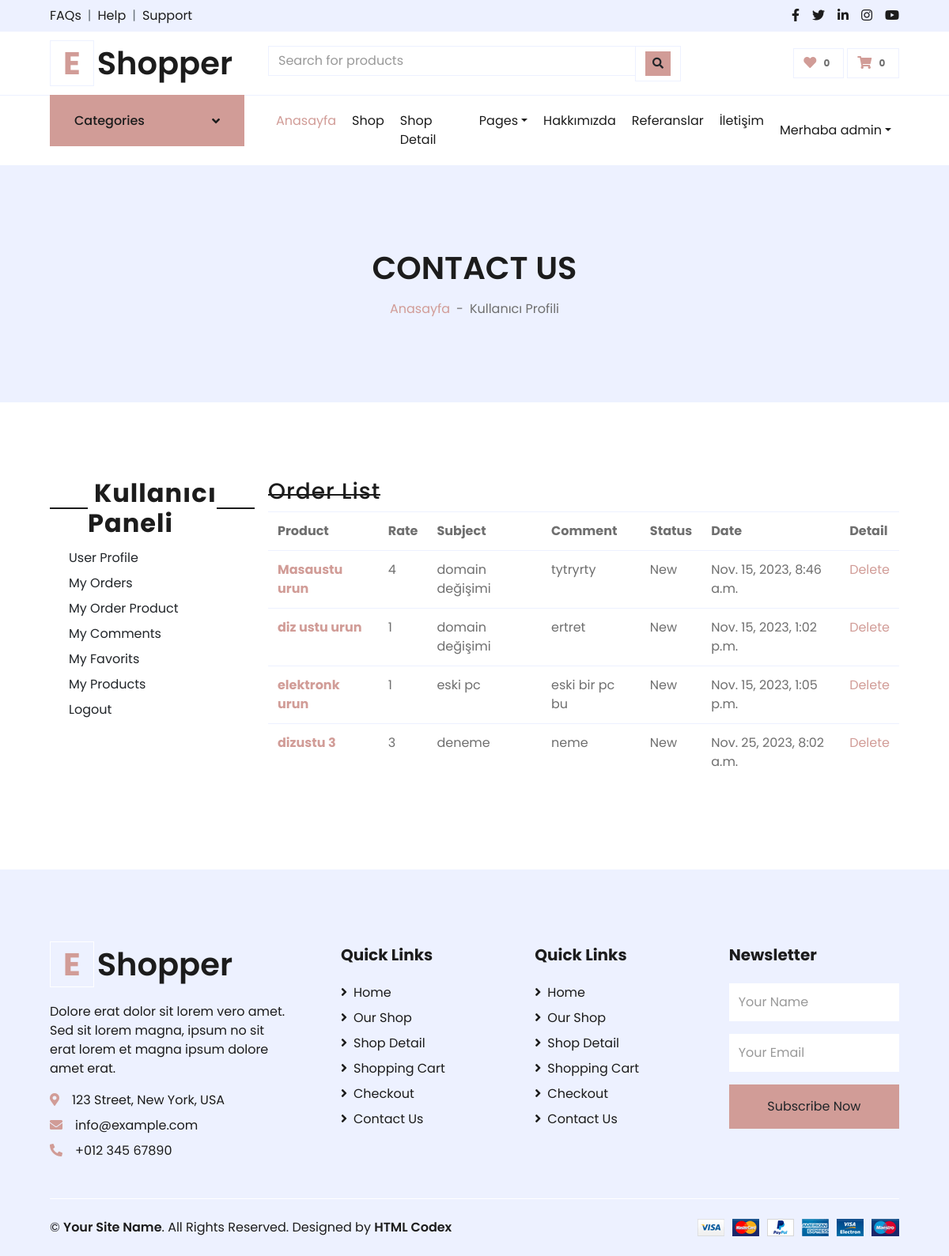
/user/comments/ (signed in), run on the app's committed database.
### product/models.py (models this page shows, shortened)
class Comment(models.Model):
    STATUS = (
        ('New', 'New'),
        ('True', 'True'),
        ('False', 'False'),
    )
    product = models.ForeignKey(Product, on_delete=models.CASCADE)
    user = models.ForeignKey(User, on_delete=models.CASCADE)
    subject = models.CharField(max_length=50, blank=True)
    comment = models.CharField(max_length=250, blank=True)
    rate = models.IntegerField(default=1)
    ip = models.CharField(max_length=20, blank=True)
    status = models.CharField(max_length=10, choices=STATUS, default='New')
    create_at = models.DateTimeField(auto_now_add=True)
    update_at = models.DateTimeField(auto_now=True)

class Product(models.Model):
    STATUS = (
        ('True', 'Evet'),
        ('False', 'Hayir'),
    )
    category = models.ForeignKey(Category, on_delete=models.CASCADE)  # many to one relation with Category
    title = models.CharField(max_length=150)
    keywords = models.CharField(blank=True, max_length=255)
    description = models.TextField(blank=True, max_length=255)
    image = models.ImageField(blank=True, upload_to='images/')
    price = models.FloatField()
    amount = models.IntegerField(default=0)
    detail = RichTextUploadingField()
    status = models.CharField(max_length=10, choices=STATUS, default='False')
    create_at = models.DateTimeField(auto_now_add=True)
    update_at = models.DateTimeField(auto_now=True)
    slug = models.SlugField(null=False, unique=True)
    user = models.ForeignKey(User, on_delete=models.CASCADE)
    def image_tag(self):
        return mark_safe('<img src="{}" height="50"/>'.format(self.image.url))
    image_tag.short_descripion = 'Image'

### user/views.py (the view)
# urls.py: path('comments/', views.user_comments, name='user_comments'),
@login_required(login_url='/login')
def user_comments(request):
    category = Category.objects.all()
    current_user = request.user
    comments = Comment.objects.filter(user_id=current_user.id)
    context = {
        'category': category,
        'comments': comments,
    }
    return render(request, 'user_comments.html', context)

### user/templates/user_comments.html (shortened to what this page needs)
{% extends 'homebase.html' %}
{% block sidebar %} {% include 'sidebar.html' %}  {% endblock %}
{% block body %}
    <div class="container-fluid bg-secondary mb-5">
        <div class="d-flex flex-column align-items-center justify-content-center" style="min-height: 300px">
            <h1 class="font-weight-semi-bold text-uppercase mb-3">Contact Us</h1>
            <div class="d-inline-flex">
                <p class="m-0"><a href="/">Anasayfa</a></p>
                <p class="m-0 px-2">-</p>
                <p class="m-0">Kullanıcı Profili</p>
            </div>
        </div>
    </div>
    <div class="container-fluid pt-5">
        <div class="row px-xl-5">
            {% include 'user_panel.html' %}
                       <div class="col-lg-9 table-responsive mb-5">
<div class="order-summary clearfix">
                        <div class="section-title">
                            <h3 class="title">Order List</h3>
                        </div>
                       <table class="shopping-cart-table table">
                        <tr>
                            <th class="text-left">Product </th>
                            <th class="text-left">Rate </th>
                            <th class="text-left">Subject </th>
                            <th class="text-left">Comment </th>
                            <th class="text-left">Status </th>
                            <th class="text-left">Date </th>
                            <th class="text-left">Detail </th>
                        </tr>
                        {% for rs in comments %}
                            <tr>
                                <td class="text-left">
                                    <a href="/product_detail/{{ rs.product_id }}/{{ rs.product.slug }}">
                                        <strong> {{ rs.product.title}}</strong>
                                    </a>
                                </td>
                                <td class="text-left">{{ rs.rate}} </td>
                                <td class="text-left">{{ rs.subject}} </td>
                                <td class="text-left">{{ rs.comment}} </td>
                                <td class="text-left">{{ rs.status}} </td>
                                <td class="text-left">{{ rs.create_at}} </td>
                                <td class="text-left">
                                    <a class="primary-btn" href="/user/deletecomment/{{ rs.id }}" onclick="return confirm('Will be Delete ! Are you sure?')"> Delete </a>
                                </td>
                            </tr>
                        {% endfor %}
                    </table>
                    </div>
            </div>
        </div>
    </div>
 {% endblock %}

### home/templates/sidebar.html (shortened to what this page needs)
{%  load static %}
{% if page == 'home' %}
    <div class="container-fluid mb-5">
{% else %}
  <div class="container-fluid">
      {% endif %}
        <div class="row border-top px-xl-5">
            <div class="col-lg-3 d-none d-lg-block">
                <a class="btn shadow-none d-flex align-items-center justify-content-between bg-primary text-white w-100" data-toggle="collapse" href="#navbar-vertical" style="height: 65px; margin-top: -1px; padding: 0 30px;">
                    <h6 class="m-0">Categories</h6>
                    <i class="fa fa-angle-down text-dark"></i>
                </a>
                        {% load mptt_tags %}
            </div>
            <div class="col-lg-9">
                <nav class="navbar navbar-expand-lg bg-light navbar-light py-3 py-lg-0 px-0">
                    <div class="collapse navbar-collapse justify-content-between" id="navbarCollapse">
                        <div class="navbar-nav mr-auto py-0">
                            <a href="/" class="nav-item nav-link active">Anasayfa</a>
                            <a href="shop.html" class="nav-item nav-link">Shop</a>
                            <a href="detail.html" class="nav-item nav-link">Shop Detail</a>
                            <div class="nav-item dropdown">
                                <a href="#" class="nav-link dropdown-toggle" data-toggle="dropdown">Pages</a>
                            </div>
                            <a href="/hakkimizda" class="nav-item nav-link">Hakkımızda</a>
                            <a href="/referanslar" class="nav-item nav-link">Referanslar</a>
                            <a href="/iletisim" class="nav-item nav-link">İletişim</a>
                        </div>
                        <div class="navbar-nav ml-auto py-0">
                            {%  if user.id is not None %}
                            <div class="nav-item dropdown">
                                <a href="#" class="nav-link dropdown-toggle" data-toggle="dropdown"> Merhaba {{ user.username }}</a>
                            </div>
                                {% else %}
                                  <a href="/login" class="nav-item nav-link">Login</a>
                            <a href="/signup" class="nav-item nav-link">Signup</a>
                            {% endif %}
                        </div>
                    </div>
                </nav>
            </div>
        </div>
    </div>

### data on the page
Comment: product "Masaustu urun", rate "4", subject "domain değişimi", comment "tytryrty", status "New", create_at "Nov. 15, 2023, 8:46 a.m."
Comment: product "diz ustu urun", rate "1", subject "domain değişimi", comment "ertret", status "New", create_at "Nov. 15, 2023, 1:02 p.m."
Comment: product "elektronk urun", rate "1", subject "eski pc", comment "eski bir pc bu", status "New", create_at "Nov. 15, 2023, 1:05 p.m."
Comment: product "dizustu 3", rate "3", subject "deneme", comment "neme", status "New", create_at "Nov. 25, 2023, 8:02 a.m."

### other printed values
{{ user.username }} "admin"
